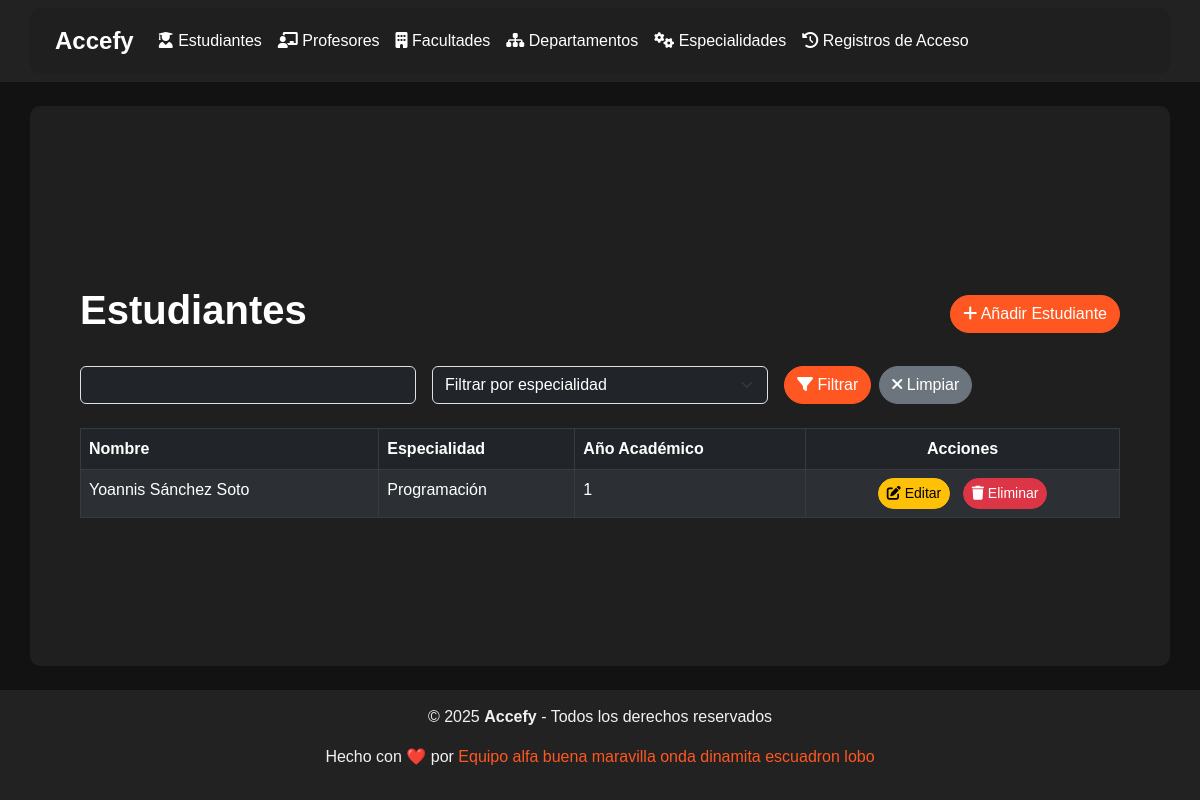
//students/, run on the app's committed database.
### bibman_app/models.py (models this page shows, shortened)
class Person(models.Model):
    name = models.CharField(max_length=255)  # Full name
    faculty = models.ForeignKey(Faculty, on_delete=models.CASCADE, related_name="persons")  # Faculty
    created_at = models.DateTimeField(auto_now_add=True)  # To track creation time

class Student(Person):
    major = models.ForeignKey(Major, on_delete=models.SET_NULL, null=True, blank=True, related_name="students")
    academic_year = models.PositiveSmallIntegerField()  # Academic year (1-5)

class Person(models.Model):
    name = models.CharField(max_length=255)  # Full name
    faculty = models.ForeignKey(Faculty, on_delete=models.CASCADE, related_name="persons")  # Faculty
    created_at = models.DateTimeField(auto_now_add=True)  # To track creation time

class Major(models.Model):
    name = models.CharField(max_length=255)  # Major or specialization name
    faculty = models.ForeignKey(Faculty, on_delete=models.CASCADE, related_name="majors")

### bibman_app/views.py (the view)
# urls.py: path("students/", StudentListView.as_view(), name="student-list"),
class StudentListView(ListView):
    model = Student
    template_name = "students/student_list.html"
    context_object_name = "students"
    def get_queryset(self):
        queryset = super().get_queryset()
        name = self.request.GET.get('name')
        major = self.request.GET.get('major')
        academic_year = self.request.GET.get('academic_year')
        if name:
            queryset = queryset.filter(name__icontains=name)
        if major:
            queryset = queryset.filter(major_id=major)
        if academic_year:
            queryset = queryset.filter(academic_year=academic_year)
        return queryset
    def get_context_data(self, **kwargs):
        context = super().get_context_data(**kwargs)
        context['majors'] = Major.objects.all()  # Make sure 'Major' is your correct model
        return context

### bibman_app/templates/students/student_list.html (shortened to what this page needs)
{% extends "base.html" %}
{% block content %}
<div class="container mt-5">
  <div class="d-flex justify-content-between align-items-center mb-4">
    <h1 class="text-white">Estudiantes</h1>
    <a href="{% url 'student-create' %}" class="btn btn-primary">
      <i class="fas fa-plus"></i> Añadir Estudiante
    </a>
  </div>
  <form method="get" class="mb-4">
    <div class="row g-3">
      <div class="col-md-4">
        <input
          type="text"
          name="name"
          class="form-control bg-dark text-white"
          placeholder="Buscar por nombre"
          value="{{ request.GET.name|default:'' }}"
        />
      </div>
      <div class="col-md-4">
        <select
          name="major"
          class="form-select bg-dark text-white"
        >
          <option value="">Filtrar por especialidad</option>
        </select>
      </div>
      <div class="col-md-4 d-flex align-items-center">
        <button type="submit" class="btn btn-primary me-2">
          <i class="fas fa-filter"></i> Filtrar
        </button>
        <a href="{% url 'student-list' %}" class="btn btn-secondary">
          <i class="fas fa-times"></i> Limpiar
        </a>
      </div>
    </div>
  </form>
  {% if students %}
  <table class="table table-hover table-bordered table-striped table-dark">
    <thead style="background-color: #ff5722; color: white">
      <tr>
        <th>Nombre</th>
        <th>Especialidad</th>
        <th>Año Académico</th>
        <th class="text-center">Acciones</th>
      </tr>
    </thead>
    <tbody>
      {% for student in students %}
      <tr>
        <td>{{ student.name }}</td>
        <td>{{ student.major.name|default:"N/A" }}</td>
        <td>{{ student.academic_year }}</td>
        <td class="text-center">
          <a
            href="{% url 'student-edit' student.id %}"
            class="btn btn-sm btn-warning me-2"
          >
            <i class="fas fa-edit"></i> Editar
          </a>
          <a
            href="{% url 'student-delete' student.id %}"
            class="btn btn-sm btn-danger"
          >
            <i class="fas fa-trash"></i> Eliminar
          </a>
        </td>
      </tr>
      {% endfor %}
    </tbody>
  </table>
  {% else %}
  <div class="alert alert-info text-center" role="alert">
    No hay estudiantes registrados. ¡Añade el primero haciendo clic en
    <strong>Añadir Estudiante</strong>!
  </div>
  {% endif %}
</div>
{% endblock %}

### bibman_app/templates/base.html (style rules this page uses)
html, body { height: 100%; margin: 0; display: flex; flex-direction: column; }
body { background-color: #121212; color: white; font-family: "Arial", sans-serif; }
.container { background-color: #1f1f1f; border-radius: 10px; padding: 10px; padding-inline: 25px; }
.btn { border-radius: 20px; }
.btn-primary { background-color: #ff5722; border-color: #ff5722; }
h1, h2 { font-weight: 600; color: #f1f1f1; }

### data on the page
Student: name "Yoannis Sánchez Soto", major.name "Programación", academic_year "1"
